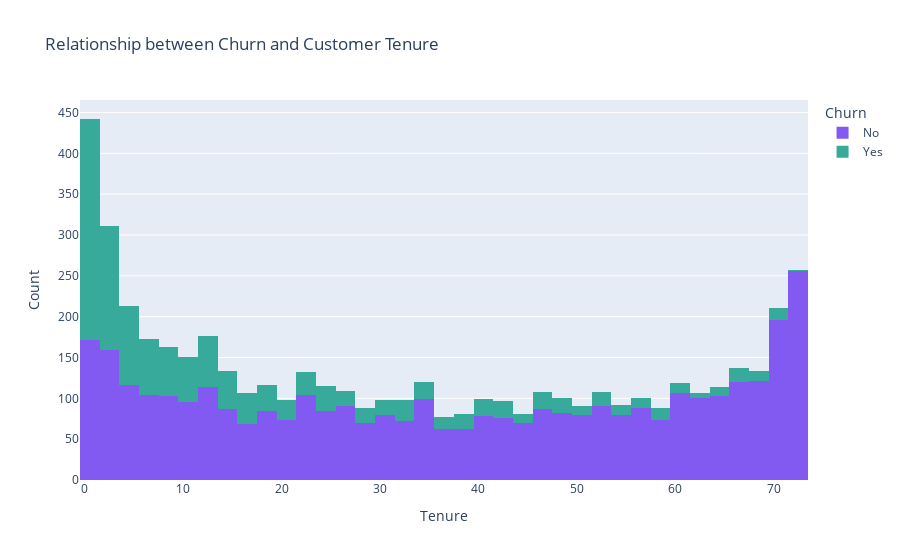

Write notebook code for a chart like this one.
### Markdown cell above
# QUESTION FIVE

##### RELATIONSHIP BETWEEN CHURN AND CUSTOMER TENURE: IS THERE A CORRELATION BETWEEN CUSTOMER TENURE AND THE LIKELIHOOD OF CHURNING?

### Code cell
# Plot a histogram graph
fig = px.histogram(train, x='tenure', color='Churn', title='Relationship between Churn and Customer Tenure')

# Update layout
fig.update_layout(yaxis_title='Count', xaxis_title='Tenure')

# Show plot
fig.show()

### Figure 1 — Plotly figure (JSON) as saved in the notebook; plotly's stock layout.template omitted (floating-point values rounded to 4 significant figures; data arrays with more than 128 entries replaced by an {"elided": "..."} marker saying what was removed)
{"data": [{"alignmentgroup": "True", "bingroup": "x", "hovertemplate": "Churn=No<br>tenure=%{x}<br>count=%{y}<extra></extra>", "legendgroup": "No", "marker": {"color": "#835AF1", "pattern": {"shape": ""}}, "name": "No", "offsetgroup": "No", "orientation": "v", "showlegend": true, "type": "histogram", "x": {"elided": "3707 int values"}, "xaxis": "x", "yaxis": "y"}, {"alignmentgroup": "True", "bingroup": "x", "hovertemplate": "Churn=Yes<br>tenure=%{x}<br>count=%{y}<extra></extra>", "legendgroup": "Yes", "marker": {"color": "#37AA9C", "pattern": {"shape": ""}}, "name": "Yes", "offsetgroup": "Yes", "orientation": "v", "showlegend": true, "type": "histogram", "x": {"elided": "1336 int values"}, "xaxis": "x", "yaxis": "y"}], "layout": {"barmode": "relative", "legend": {"title": {"text": "Churn"}, "tracegroupgap": 0}, "title": {"text": "Relationship between Churn and Customer Tenure"}, "xaxis": {"anchor": "y", "domain": [0, 1], "title": {"text": "Tenure"}}, "yaxis": {"anchor": "x", "domain": [0, 1], "title": {"text": "Count"}}}}
